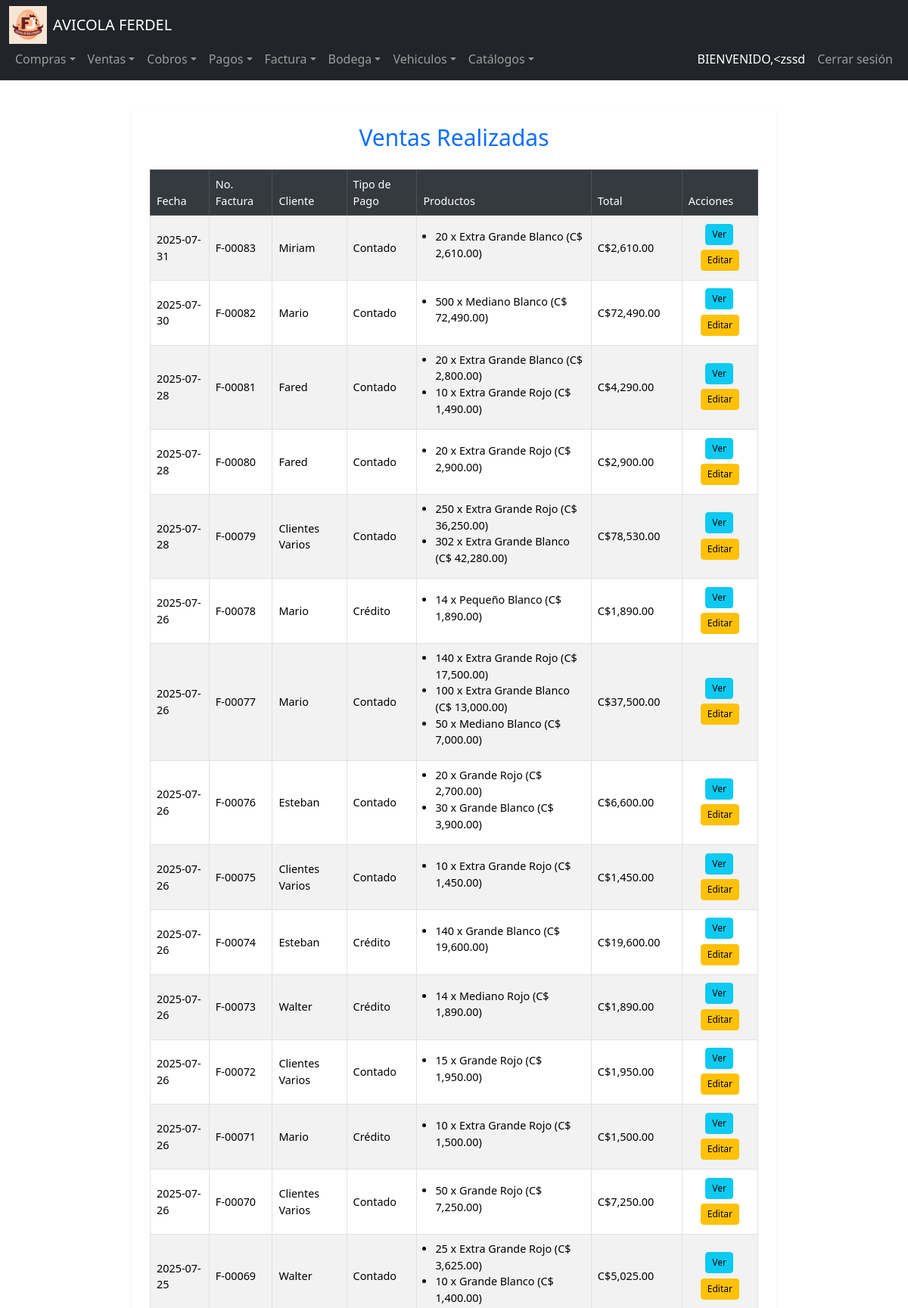
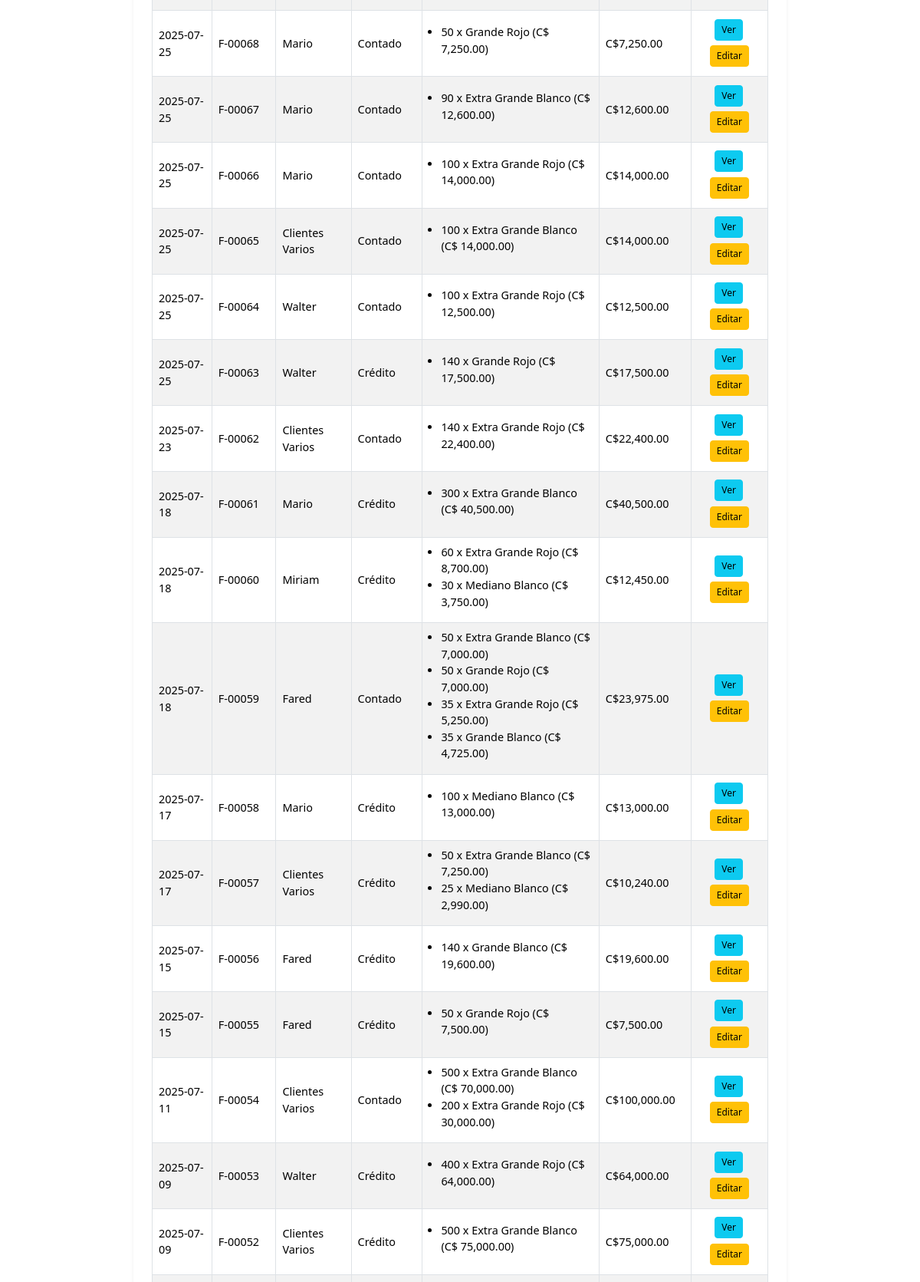
/gestionar_ventas (signed in, upper part), run on the app's committed database (2 pictures, top to bottom).
### tables this page shows
CREATE TABLE Usuarios (
    ID_Usuario INTEGER PRIMARY KEY AUTOINCREMENT,
    NombreUsuario TEXT UNIQUE NOT NULL,
    ContrasenaHash TEXT NOT NULL,
    Rol_ID INTEGER,
    Estado INTEGER,
    Fecha_Creacion DATE,
    FOREIGN KEY (Rol_ID) REFERENCES Roles(ID_Rol)
);

CREATE TABLE Facturacion (
    ID_Factura INTEGER PRIMARY KEY AUTOINCREMENT,
    Fecha DATE NOT NULL,
    IDCliente INTEGER NOT NULL,
    Credito_Contado INTEGER,
    Observacion TEXT,
    ID_Empresa INTEGER NOT NULL,
    FOREIGN KEY (IDCliente) REFERENCES Clientes(ID_Cliente),
    FOREIGN KEY (ID_Empresa) REFERENCES Empresa(ID_Empresa)
);

CREATE TABLE Clientes (
    ID_Cliente INTEGER PRIMARY KEY AUTOINCREMENT,
    Nombre TEXT NOT NULL,
    Telefono TEXT,
    Direccion TEXT,
    RUC_CEDULA TEXT
);

### app.py (the view)
@app.route("/gestionar_ventas", methods=["GET"])
@login_required
def gestionar_ventas():
    try:
        ventas = db.execute("""
            SELECT f.ID_Factura, f.Fecha, c.Nombre AS Cliente,
                   f.Credito_Contado, f.Observacion,
                   (SELECT SUM(Total) FROM Detalle_Facturacion WHERE ID_Factura = f.ID_Factura) AS Total
            FROM Facturacion f
            JOIN Clientes c ON c.ID_Cliente = f.IDCliente
            ORDER BY f.ID_Factura DESC
        """)
        detalles = db.execute("""
            SELECT df.ID_Factura, p.Descripcion, df.Cantidad, df.Total AS Subtotal
            FROM Detalle_Facturacion df
            JOIN Productos p ON df.ID_Producto = p.ID_Producto
        """)
        productos_por_venta = {}
        for d in detalles:
            productos_por_venta.setdefault(d["ID_Factura"], []).append(
                f"{d['Cantidad']} x {d['Descripcion']} (C$ {d['Subtotal']:,.2f})"
            )
        for venta in ventas:
            venta["Productos"] = productos_por_venta.get(venta["ID_Factura"], [])
            venta["NumeroFactura"] = f"F-{venta['ID_Factura']:05d}"
            venta["TotalFormateado"] = f"C${venta['Total']:,.2f}" if venta['Total'] else "C$ 0.00"
        return render_template("gestionar_ventas.html", ventas=ventas)
    except Exception as e:
        flash(f"❌ Error al cargar las ventas: {e}", "danger")
        return redirect(url_for("ventas"))

### app.py (called while the page is built)
@login_manager.user_loader
def load_user(user_id):
    user_data = db.execute("SELECT * FROM Usuarios WHERE ID_Usuario = ?", user_id)
    if len(user_data) == 1:
        return User(user_data[0]["ID_Usuario"], user_data[0]["NombreUsuario"])
    return None

@app.after_request
def after_request(response):
    response.headers["Cache-Control"] = "no-cache, no-store, must-revalidate"
    response.headers["Expires"] = 0
    response.headers["Pragma"] = "no-cache"
    return response

### Templates/gestionar_ventas.html (shortened to what this page needs)
{% extends "layout.html" %}
{% block main %}
<div class="container mt-4">
    <div class="card shadow-sm">
        <div class="card-body">
            <h2 class="text-center text-primary mb-4">Ventas Realizadas</h2>
            <div class="table-responsive">
                <table class="table table-bordered table-striped align-middle">
                    <thead class="table-dark">
                        <tr>
                            <th data-label="Fecha">Fecha</th>
                            <th data-label="Factura">No. Factura</th>
                            <th data-label="Cliente">Cliente</th>
                            <th data-label="Pago">Tipo de Pago</th>
                            <th data-label="Productos">Productos</th>
                            <th data-label="Total">Total</th>
                            <th data-label="Acciones">Acciones</th>
                        </tr>
                    </thead>
                    <tbody>
                        {% for venta in ventas %}
                        <tr>
                            <td data-label="Fecha">{{ venta.Fecha }}</td>
                            <td data-label="Factura">{{ venta.NumeroFactura }}</td>
                            <td data-label="Cliente">{{ venta.Cliente }}</td>
                            <td data-label="Pago">{{ 'Crédito' if venta.Credito_Contado == 1 else 'Contado' }}</td>
                            <td data-label="Productos">
                                <ul class="mb-2 ps-3">
                                    {% for producto in venta.Productos %}
                                    <li>{{ producto }}</li>
                                    {% endfor %}
                                </ul>
                            </td>
                            <td data-label="Total" class="font-weight-bold">{{ venta.TotalFormateado }}</td>
                            <td data-label="Acciones">
                                <div class="d-flex flex-wrap justify-content-center">
                                    <button type="button" class="btn btn-sm btn-info me-1 mb-1 ver-detalle-btn"
                                        data-venta-id="{{ venta.ID_Factura }}"
                                        data-venta-data='{{ venta | tojson | safe }}'>
                                        Ver
                                    </button>
                                    <a href="/editar_venta/{{ venta.ID_Factura }}"
                                        class="btn btn-sm btn-warning mb-1 {% if venta.Credito_Contado == 1 and venta.tiene_pagos %}disabled{% endif %}"
                                        >
                                        Editar
                                    </a>
                                </div>
                            </td>
                        </tr>
                        {% endfor %}
                    </tbody>
                </table>
            </div>
        </div>
    </div>
</div>
{% endblock %}

### Templates/layout.html (shortened to what this page needs)
<!DOCTYPE html>
<html lang="es">
<head>
    <link href="https://cdn.jsdelivr.net/npm/bootstrap@5.3.3/dist/css/bootstrap.min.css" rel="stylesheet"
>
    <link rel="stylesheet" href="https://cdn.jsdelivr.net/npm/bootstrap-icons@1.11.1/font/bootstrap-icons.css">
    <link rel="stylesheet" href="{{ url_for('static', filename='styles.css') }}">
</head>
<body>
    <nav class="navbar navbar-expand-lg navbar-dark bg-dark border-bottom fixed-top">
        <div class="container-fluid">
            <div class="navbar-container">
                <div class="navbar-brand-container">
                    <img src="{{ url_for('static', filename='logoFerdel_web.png') }}"
                         alt="Logo de Ferdel"
                         width="50"
                         height="50"
                         class="img-fluid d-none d-sm-block">
                    <a class="navbar-brand" href="/">AVICOLA FERDEL</a>
                </div>
                <div class="collapse navbar-collapse navbar-menu" id="navbarNav">
                    {% if current_user.is_authenticated %}
                    <ul class="navbar-nav me-auto">
                        <li class="nav-item dropdown">
                            <a class="nav-link dropdown-toggle" href="#" id="comprasDropdown" role="button"
                               data-bs-toggle="dropdown" aria-expanded="false">
                                <span>Compras</span>
                            </a>
                        </li>
                        <li class="nav-item dropdown">
                            <a class="nav-link dropdown-toggle" href="#" id="ventasDropdown" role="button"
                               data-bs-toggle="dropdown" aria-expanded="false">
                                <span>Ventas</span>
                            </a>
                        </li>
                        <li class="nav-item dropdown">
                            <a class="nav-link dropdown-toggle" href="#" id="cobrosDropdown" role="button"
                               data-bs-toggle="dropdown" aria-expanded="false">
                                <span>Cobros</span>
                            </a>
                        </li>
                        <li class="nav-item dropdown">
                            <a class="nav-link dropdown-toggle" href="#" id="pagosDropdown" role="button"
                               data-bs-toggle="dropdown" aria-expanded="false">
                                <span>Pagos</span>
                            </a>
                        </li>
                        <li class="nav-item dropdown">
                            <a class="nav-link dropdown-toggle" href="#" id="facturaDropdown" role="button"
                               data-bs-toggle="dropdown" aria-expanded="false">
                                <span>Factura</span>
                            </a>
                        </li>
                        <li class="nav-item dropdown">
                            <a class="nav-link dropdown-toggle" href="#" id="bodegaDropdown" role="button"
                               data-bs-toggle="dropdown" aria-expanded="false">
                                <span>Bodega</span>
                            </a>
                        </li>
                        <li class="nav-item dropdown">
                            <a class="nav-link dropdown-toggle" href="#" id="vehiculosDropdown" role="button"
                               data-bs-toggle="dropdown" aria-expanded="false">
                                <span>Vehiculos</span>
                            </a>
                        </li>
                        <li class="nav-item dropdown">
                            <a class="nav-link dropdown-toggle" href="#" id="CatalogosDropdown" role="button"
                               data-bs-toggle="dropdown" aria-expanded="false">
                                <span>Catálogos</span>
                            </a>
                        </li>
                    </ul>
                    <ul class="navbar-nav">
                        <li class="nav-item">
                            <span class="nav-link text-white">
                                <span class="d-none d-md-inline">BIENVENIDO, </span>
                                {{ current_user.username }}
                            </span>
                        </li>
                        <li class="nav-item">
                            <a class="nav-link" href="/logout">
                                <span class="d-none d-sm-inline">Cerrar sesión</span>
                            </a>
                        </li>
                    </ul>
                    {% endif %}
                </div>
            </div>
        </div>
    </nav>
    <main class="container-fluid py-3">
        <div class="row justify-content-center">
            <div class="col-12 col-xxl-10">
                {% block main %}
                {% endblock %}
            </div>
        </div>
    </main>
</body>
</html>

### static/styles.css (style rules this page uses)
:root { --navbar-height-lg: 80px; --navbar-height-sm: 100px; --mobile-breakpoint: 576px; --tablet-breakpoint: 768px; --desktop-breakpoint: 992px; --navbar-bg: #212529; --dropdown-bg: rgba(52, 58, 64, 0.95); }
body { min-height: 100vh; display: flex; flex-direction: column; font-size: 1rem; }
main { padding-top: var(--navbar-height-lg); flex: 1; }
.navbar { height: auto; min-height: var(--navbar-height-lg); }
.navbar-container { display: flex; flex-wrap: wrap; align-items: center; justify-content: space-between; width: 100%; }
.navbar-brand-container { display: flex; align-items: center; flex-shrink: 0; }
.navbar-brand { white-space: nowrap; overflow: hidden; text-overflow: ellipsis; max-width: 200px; margin-left: 0.5rem; }
.navbar-menu { flex-grow: 1; display: flex; justify-content: space-between; }
.dropdown-item, .nav-link { padding: 0.5rem 1rem; display: flex; align-items: center; }
.navbar-collapse { transition: all 0.3s ease; }
.dropdown-toggle::after { display: inline-block; margin-left: 0.255em; vertical-align: 0.255em; content: ""; border-top: 0.3em solid; border-right: 0.3em solid transparent; border-bottom: 0; border-left: 0.3em solid transparent; }

### Templates/layout.html (style rules this page uses)
:root { --navbar-height: 56px; }
body { padding-top: calc(var(--navbar-height) + 20px); min-height: 100vh; display: flex; flex-direction: column; }
.fixed-top { position: fixed; top: 0; right: 0; left: 0; z-index: 1030; }
main { flex: 1; padding-top: 1rem; }

### Templates/gestionar_ventas.html (style rules this page uses)
:root { --card-max-width: 900px; --card-padding-lg: 1.5rem; --card-padding-md: 1rem; --card-padding-sm: 0.75rem; --navbar-height-lg: 80px; --navbar-height-sm: 100px; --content-top-margin: 1rem; }
.container.mt-4 { max-width: var(--card-max-width); margin: var(--content-top-margin) auto; padding: var(--card-padding-lg); margin-top: calc(var(--navbar-height-lg) + var(--content-top-margin)); }
.card { border-radius: 0.5rem; box-shadow: 0 0.125rem 0.25rem rgba(0, 0, 0, 0.075); border: none; }
.card-body { padding: var(--card-padding-lg); }
h2 { font-size: clamp(1.5rem, 2.5vw, 2rem); margin-bottom: 1.5rem; }
.table { margin-bottom: 0; width: 100%; font-size: clamp(0.85rem, 1.2vw, 1rem); }
.table thead th { background-color: #343a40; color: white; font-weight: 500; position: sticky; top: 0; z-index: 10; }
.btn-sm { padding: 0.25rem 0.5rem; font-size: clamp(0.75rem, 1vw, 0.85rem); margin: 0.15rem; white-space: nowrap; }

### data on the page
Usuarios: username "<zssd"
Facturacion: Fecha "2025-07-31", NumeroFactura "F-00083", Cliente "Miriam", Credito_Contado "Contado", Productos "20 x Extra Grande Blanco (C$ 2,610.00)", TotalFormateado "C$2,610.00"
Facturacion: Fecha "2025-07-30", NumeroFactura "F-00082", Cliente "Mario", Credito_Contado "Contado", Productos "500 x Mediano Blanco (C$ 72,490.00)", TotalFormateado "C$72,490.00"
Facturacion: Fecha "2025-07-28", NumeroFactura "F-00081", Cliente "Fared", Credito_Contado "Contado", Productos "20 x Extra Grande Blanco (C$ 2,800.00)" "10 x Extra Grande Rojo (C$ 1,490.00)", TotalFormateado "C$4,290.00"
Facturacion: Fecha "2025-07-28", NumeroFactura "F-00080", Cliente "Fared", Credito_Contado "Contado", Productos "20 x Extra Grande Rojo (C$ 2,900.00)", TotalFormateado "C$2,900.00"
Facturacion: Fecha "2025-07-28", NumeroFactura "F-00079", Cliente "Clientes Varios", Credito_Contado "Contado", Productos "250 x Extra Grande Rojo (C$ 36,250.00)" "302 x Extra Grande Blanco (C$ 42,280.00)", TotalFormateado "C$78,530.00"
Facturacion: Fecha "2025-07-26", NumeroFactura "F-00078", Cliente "Mario", Credito_Contado "Crédito", Productos "14 x Pequeño Blanco (C$ 1,890.00)", TotalFormateado "C$1,890.00"
Facturacion: Fecha "2025-07-26", NumeroFactura "F-00077", Cliente "Mario", Credito_Contado "Contado", Productos "140 x Extra Grande Rojo (C$ 17,500.00)" "100 x Extra Grande Blanco (C$ 13,000.00)" "50 x Mediano Blanco (C$ 7,000.00)", TotalFormateado "C$37,500.00"
Facturacion: Fecha "2025-07-26", NumeroFactura "F-00076", Cliente "Esteban", Credito_Contado "Contado", Productos "20 x Grande Rojo (C$ 2,700.00)" "30 x Grande Blanco (C$ 3,900.00)", TotalFormateado "C$6,600.00"
Facturacion: Fecha "2025-07-26", NumeroFactura "F-00075", Cliente "Clientes Varios", Credito_Contado "Contado", Productos "10 x Extra Grande Rojo (C$ 1,450.00)", TotalFormateado "C$1,450.00"
Facturacion: Fecha "2025-07-26", NumeroFactura "F-00074", Cliente "Esteban", Credito_Contado "Crédito", Productos "140 x Grande Blanco (C$ 19,600.00)", TotalFormateado "C$19,600.00"
Facturacion: Fecha "2025-07-26", NumeroFactura "F-00073", Cliente "Walter", Credito_Contado "Crédito", Productos "14 x Mediano Rojo (C$ 1,890.00)", TotalFormateado "C$1,890.00"
Facturacion: Fecha "2025-07-26", NumeroFactura "F-00072", Cliente "Clientes Varios", Credito_Contado "Contado", Productos "15 x Grande Rojo (C$ 1,950.00)", TotalFormateado "C$1,950.00"
Facturacion: Fecha "2025-07-26", NumeroFactura "F-00071", Cliente "Mario", Credito_Contado "Crédito", Productos "10 x Extra Grande Rojo (C$ 1,500.00)", TotalFormateado "C$1,500.00"
Facturacion: Fecha "2025-07-26", NumeroFactura "F-00070", Cliente "Clientes Varios", Credito_Contado "Contado", Productos "50 x Grande Rojo (C$ 7,250.00)", TotalFormateado "C$7,250.00"
Facturacion: Fecha "2025-07-25", NumeroFactura "F-00069", Cliente "Walter", Credito_Contado "Contado", Productos "25 x Extra Grande Rojo (C$ 3,625.00)" "10 x Grande Blanco (C$ 1,400.00)", TotalFormateado "C$5,025.00"
Facturacion: Fecha "2025-07-25", NumeroFactura "F-00068", Cliente "Mario", Credito_Contado "Contado", Productos "50 x Grande Rojo (C$ 7,250.00)", TotalFormateado "C$7,250.00"
Facturacion: Fecha "2025-07-25", NumeroFactura "F-00067", Cliente "Mario", Credito_Contado "Contado", Productos "90 x Extra Grande Blanco (C$ 12,600.00)", TotalFormateado "C$12,600.00"
Facturacion: Fecha "2025-07-25", NumeroFactura "F-00066", Cliente "Mario", Credito_Contado "Contado", Productos "100 x Extra Grande Rojo (C$ 14,000.00)", TotalFormateado "C$14,000.00"
Facturacion: Fecha "2025-07-25", NumeroFactura "F-00065", Cliente "Clientes Varios", Credito_Contado "Contado", Productos "100 x Extra Grande Blanco (C$ 14,000.00)", TotalFormateado "C$14,000.00"
Facturacion: Fecha "2025-07-25", NumeroFactura "F-00064", Cliente "Walter", Credito_Contado "Contado", Productos "100 x Extra Grande Rojo (C$ 12,500.00)", TotalFormateado "C$12,500.00"
Facturacion: Fecha "2025-07-25", NumeroFactura "F-00063", Cliente "Walter", Credito_Contado "Crédito", Productos "140 x Grande Rojo (C$ 17,500.00)", TotalFormateado "C$17,500.00"
Facturacion: Fecha "2025-07-23", NumeroFactura "F-00062", Cliente "Clientes Varios", Credito_Contado "Contado", Productos "140 x Extra Grande Rojo (C$ 22,400.00)", TotalFormateado "C$22,400.00"
Facturacion: Fecha "2025-07-18", NumeroFactura "F-00061", Cliente "Mario", Credito_Contado "Crédito", Productos "300 x Extra Grande Blanco (C$ 40,500.00)", TotalFormateado "C$40,500.00"
Facturacion: Fecha "2025-07-18", NumeroFactura "F-00060", Cliente "Miriam", Credito_Contado "Crédito", Productos "60 x Extra Grande Rojo (C$ 8,700.00)" "30 x Mediano Blanco (C$ 3,750.00)", TotalFormateado "C$12,450.00"
Facturacion: Fecha "2025-07-18", NumeroFactura "F-00059", Cliente "Fared", Credito_Contado "Contado", Productos "50 x Extra Grande Blanco (C$ 7,000.00)" "50 x Grande Rojo (C$ 7,000.00)" "35 x Extra Grande Rojo (C$ 5,250.00)" "35 x Grande Blanco (C$ 4,725.00)", TotalFormateado "C$23,975.00"
Facturacion: Fecha "2025-07-17", NumeroFactura "F-00058", Cliente "Mario", Credito_Contado "Crédito", Productos "100 x Mediano Blanco (C$ 13,000.00)", TotalFormateado "C$13,000.00"
Facturacion: Fecha "2025-07-17", NumeroFactura "F-00057", Cliente "Clientes Varios", Credito_Contado "Crédito", Productos "50 x Extra Grande Blanco (C$ 7,250.00)" "25 x Mediano Blanco (C$ 2,990.00)", TotalFormateado "C$10,240.00"
Facturacion: Fecha "2025-07-15", NumeroFactura "F-00056", Cliente "Fared", Credito_Contado "Crédito", Productos "140 x Grande Blanco (C$ 19,600.00)", TotalFormateado "C$19,600.00"
Facturacion: Fecha "2025-07-15", NumeroFactura "F-00055", Cliente "Fared", Credito_Contado "Crédito", Productos "50 x Grande Rojo (C$ 7,500.00)", TotalFormateado "C$7,500.00"
Facturacion: Fecha "2025-07-11", NumeroFactura "F-00054", Cliente "Clientes Varios", Credito_Contado "Contado", Productos "500 x Extra Grande Blanco (C$ 70,000.00)" "200 x Extra Grande Rojo (C$ 30,000.00)", TotalFormateado "C$100,000.00"
Facturacion: Fecha "2025-07-09", NumeroFactura "F-00053", Cliente "Walter", Credito_Contado "Crédito", Productos "400 x Extra Grande Rojo (C$ 64,000.00)", TotalFormateado "C$64,000.00"
Facturacion: Fecha "2025-07-09", NumeroFactura "F-00052", Cliente "Clientes Varios", Credito_Contado "Crédito", Productos "500 x Extra Grande Blanco (C$ 75,000.00)", TotalFormateado "C$75,000.00"
